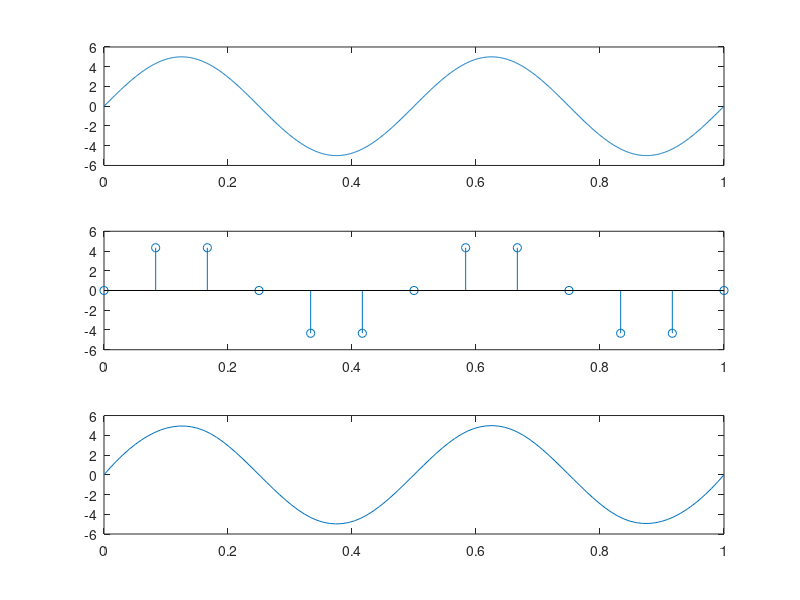

MATLAB code for this plot:
A = 5; %amplitude
f = 2; % frequency of the original signal 

t = 0:0.001:1;

x_t = A*sin(2*pi*f*t); % original signal x(t)

subplot(3,1,1); % subplot 1 of 3 
plot(t, x_t); % graph of t and x(t)

f_s = 6*f; % sampling frequency is 6*f

Ts = 1/f_s; %sampling time 
n = f_s; %% samples

n_1 = 0:Ts:n*Ts; % discrete time for sampling 
x_s = A*sin(2*pi*f*n_1);

subplot(3,1,2);
stem(n_1, x_s);

t_bar = linspace(0, max(n_1));
x_rec = interp1(n_1, x_s, t_bar,'spline');

subplot(3,1,3);
plot(t_bar, x_rec);